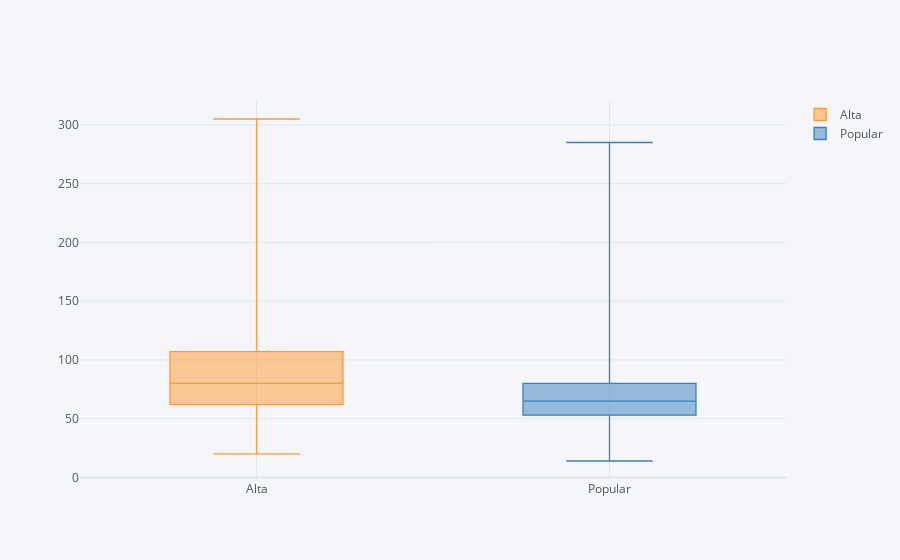

The code cell stored with this chart in its notebook:
### Markdown cell above
# Los tamaño en m2 son diferentes por las zona definidas?

### Code cell
df[['Zona_cat', 'M2']].pivot(columns='Zona_cat', values='M2').iplot(kind='box')

### Figure 1 — Plotly figure (JSON) as saved in the notebook; plotly's stock layout.template omitted (floating-point values rounded to 4 significant figures; data arrays with more than 128 entries replaced by an {"elided": "..."} marker saying what was removed)
{"data": [{"boxpoints": false, "line": {"width": 1.3}, "marker": {"color": "rgba(255, 153, 51, 1.0)"}, "name": "Alta", "orientation": "v", "type": "box", "y": {"elided": "9608 int values"}}, {"boxpoints": false, "line": {"width": 1.3}, "marker": {"color": "rgba(55, 128, 191, 1.0)"}, "name": "Popular", "orientation": "v", "type": "box", "y": {"elided": "9608 int values"}}], "layout": {"legend": {"bgcolor": "#F5F6F9", "font": {"color": "#4D5663"}}, "paper_bgcolor": "#F5F6F9", "plot_bgcolor": "#F5F6F9", "title": {"font": {"color": "#4D5663"}}, "xaxis": {"gridcolor": "#E1E5ED", "showgrid": true, "tickfont": {"color": "#4D5663"}, "title": {"font": {"color": "#4D5663"}, "text": ""}, "zerolinecolor": "#E1E5ED"}, "yaxis": {"gridcolor": "#E1E5ED", "showgrid": true, "tickfont": {"color": "#4D5663"}, "title": {"font": {"color": "#4D5663"}, "text": ""}, "zerolinecolor": "#E1E5ED"}}}
